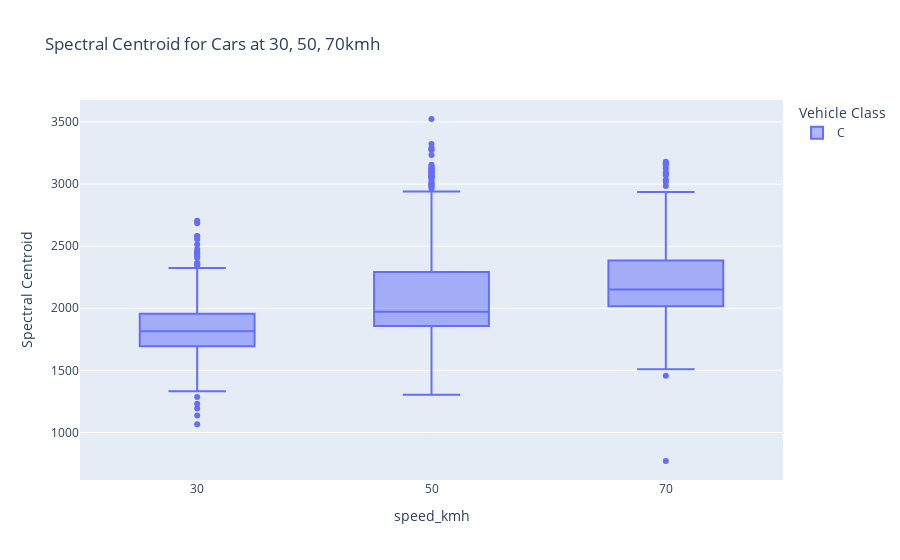

This figure's notebook cell:
### Markdown cell above
# (Ignore) Spectral Centroid first try

### Code cell
# Die Variable „df“ wurde aus dem URI geladen: /Users/jakob/Library/CloudStorage/OneDrive-student.kit.edu/Studium/02_Master/4. Semester/seminar/RTN-jakob/df_dataset_merged.xlsx
import pandas as pd
df = pd.read_excel(r'/Users/jakob/Library/CloudStorage/OneDrive-student.kit.edu/Studium/02_Master/4. Semester/seminar/RTN-jakob/df_dataset_merged.xlsx')

# Zeilen basierend auf Spalte filtern: 'vehicle'
df = df[df['vehicle'] == "C"]

# Zeilen basierend auf Spalte filtern: 'microphone'
df = df[df['microphone'] == "SE"]

import pandas as pd
import plotly.express as px

# Erstelle den Boxplot
fig = px.box(
    df,
    x='speed_kmh',  # Fahrzeugklassen (z. B. Bus, Car, Motorcycle, Truck)
    y='spectral_centroid',
    title='Spectral Centroid for Cars at 30, 50, 70kmh',
    labels={'vehicle': 'Vehicle Class', 'spectral_centroid': 'Spectral Centroid'},
    color='vehicle',  # Optional: Farben für verschiedene Fahrzeugklassen
    category_orders={'speed_kmh': [30, 50, 70]}  # Feste Reihenfolge für die x-Achse
)

# Zeige den Plot
fig.show()

### Figure 1 — Plotly figure (JSON) as saved in the notebook; plotly's stock layout.template omitted (floating-point values rounded to 4 significant figures; data arrays with more than 128 entries replaced by an {"elided": "..."} marker saying what was removed)
{"data": [{"alignmentgroup": "True", "hovertemplate": "Vehicle Class=C<br>speed_kmh=%{x}<br>Spectral Centroid=%{y}<extra></extra>", "legendgroup": "C", "marker": {"color": "#636efa"}, "name": "C", "notched": false, "offsetgroup": "C", "orientation": "v", "showlegend": true, "type": "box", "x": {"elided": "3902 str values"}, "x0": " ", "xaxis": "x", "y": {"elided": "3902 float values"}, "y0": " ", "yaxis": "y"}], "layout": {"boxmode": "group", "legend": {"title": {"text": "Vehicle Class"}, "tracegroupgap": 0}, "title": {"text": "Spectral Centroid for Cars at 30, 50, 70kmh"}, "xaxis": {"anchor": "y", "categoryarray": [30, 50, 70], "categoryorder": "array", "domain": [0, 1], "title": {"text": "speed_kmh"}}, "yaxis": {"anchor": "x", "domain": [0, 1], "title": {"text": "Spectral Centroid"}}}}
